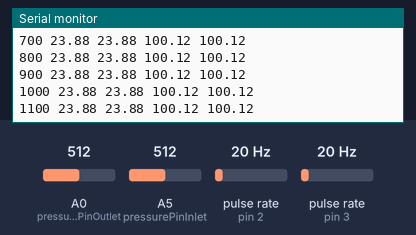
The sketch below on a simulated Arduino Uno, built with avr-gcc and run on an emulated ATmega328P. On the bench: the last lines printed to the serial monitor. Wiring (inferred from the names in the program): 2 × pulse sensor: data pin 2 / data pin 3. Inputs (shaded band) come from the test bench; at power-on: pulse rate (sensors on pin 2, pin 3) 20 Hz, A0 (pressurePinOutlet) = 512, A5 (pressurePinInlet) = 512.

Above: at 1.2 s.
1.3 s: pulse rate (sensor on pin 2) set to 4 Hz
At 1.31 s:
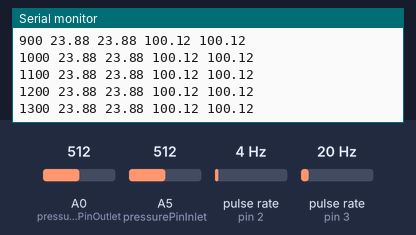
2.8 s: pulse rate (sensor on pin 3) set to 4 Hz
At 2.81 s:
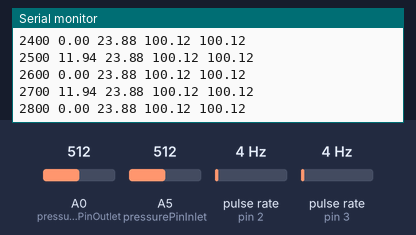
4.3 s: A0 (pressurePinOutlet) set to 716
At 4.31 s:
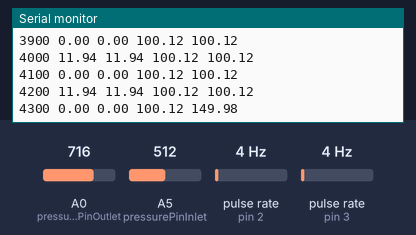
5.8 s: A5 (pressurePinInlet) set to 716
At 5.81 s:
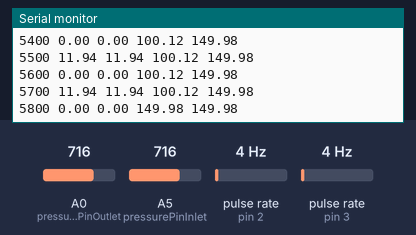
7.3 s: pulse rate (sensor on pin 2) set to 50 Hz
At 7.31 s:
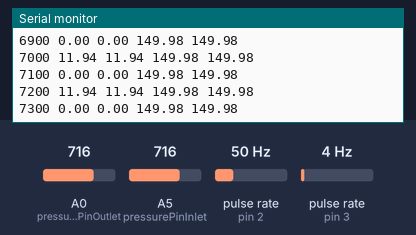
8.8 s: pulse rate (sensor on pin 3) set to 50 Hz
At 8.81 s:
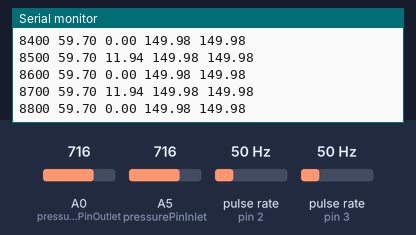
Timing chart, 0 to 11.3 s (numbered marks = the images above; inputs shaded):
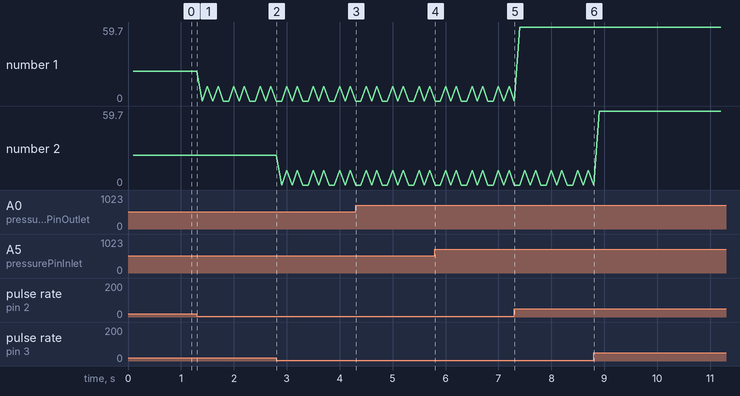

Measured:
- after the input at 4.3 s, the serial monitor: prints a new line at once (image 3)
- after the input at 5.8 s, the serial monitor: prints a new line at once (image 4)
- plotted number 1: 23.88 → 11.94 after the input at 1.3 s, 11.94 → 59.7 after the input at 7.3 s

The sketch:

AllSensors.ino
```cpp
volatile int pulseCountInlet = 0; //Water Sensor Inlet (pin 2)
volatile int pulseCountOutlet = 0; //Water Sensor Outlet (pin 3)

float flowRateInlet = 0.0;
float flowRateOutlet = 0.0;

const float calibrationFactor = 50.25; //Pulses per liter

const int pressurePinInlet = A5; //Inlet pressure sensor
const int pressurePinOutlet = A0; //Outlet pressure sensor

float pressurePSIInlet = 0.0;
float pressurePSIOutlet = 0.0;

const float sensorMin = 0.5; //Voltage at 0 PSI
const float sensorMax = 4.5; //Voltage at max PSI
const float pressureMax = 200.0; //Max sensor PSI

//Timing
unsigned long previousMillis = 0;
const unsigned long interval = 100; // 100 ms = 0.1 second

void setup() {
  Serial.begin(9600);

  pinMode(2, INPUT_PULLUP); //Inlet flow
  pinMode(3, INPUT_PULLUP); //Outlet flow

  pinMode(pressurePinInlet, INPUT);
  pinMode(pressurePinOutlet, INPUT);

  //Flow sensor interrupts
  attachInterrupt(digitalPinToInterrupt(2), pulseCounterInlet, FALLING);
  attachInterrupt(digitalPinToInterrupt(3), pulseCounterOutlet, FALLING);

  previousMillis = millis();
}

void loop() {
  unsigned long currentMillis = millis();

  if (currentMillis - previousMillis >= interval) {
    previousMillis = currentMillis;

    noInterrupts(); //Disables interrupts
    int pulsesInlet = pulseCountInlet;
    int pulsesOutlet = pulseCountOutlet;
    pulseCountInlet = 0; //Reset counters
    pulseCountOutlet = 0;
    interrupts(); //Enables interrupts

    //Flow Rates
    flowRateInlet = ((float)pulsesInlet / calibrationFactor) * 600.0;
    flowRateOutlet = ((float)pulsesOutlet / calibrationFactor) * 600.0;

    // Inlet Pressure
    int analogInlet = analogRead(pressurePinInlet);
    float voltageInlet = (analogInlet / 1023.0) * 5.0;
    if (voltageInlet >= sensorMin) {
      pressurePSIInlet = ((voltageInlet - sensorMin) / (sensorMax - sensorMin)) * pressureMax;
    } else {
      pressurePSIInlet = 0.0;
    }

    // Outlet Pressure
    int analogOutlet = analogRead(pressurePinOutlet);
    float voltageOutlet = (analogOutlet / 1023.0) * 5.0;
    if (voltageOutlet >= sensorMin) {
      pressurePSIOutlet = ((voltageOutlet - sensorMin) / (sensorMax - sensorMin)) * pressureMax;
    } else {
      pressurePSIOutlet = 0.0;
    }

    Serial.print(currentMillis);
    Serial.print(" ");
    Serial.print(flowRateInlet);
    Serial.print(" ");
    Serial.print(flowRateOutlet);
    Serial.print(" ");
    Serial.print(pressurePSIInlet, 2);
    Serial.print(" ");
    Serial.println(pressurePSIOutlet, 2);
  }
}

//Interrputs
void pulseCounterInlet() {
  pulseCountInlet++;
}

void pulseCounterOutlet() {
  pulseCountOutlet++;
}
```
